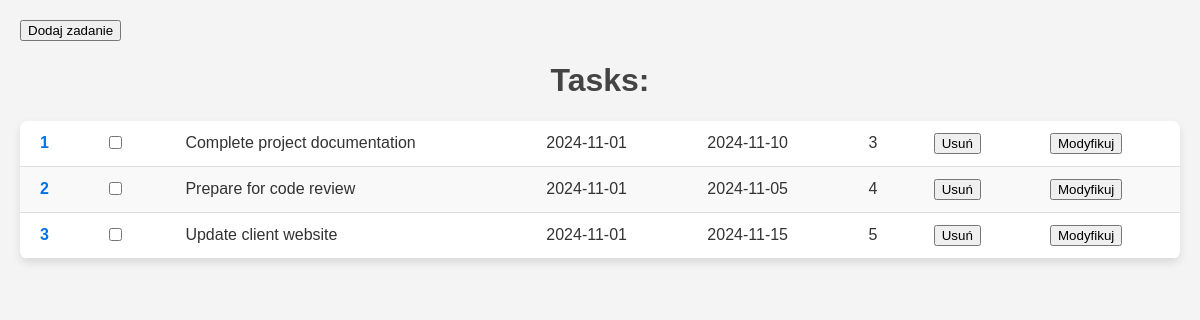
Before: / with the older database file.
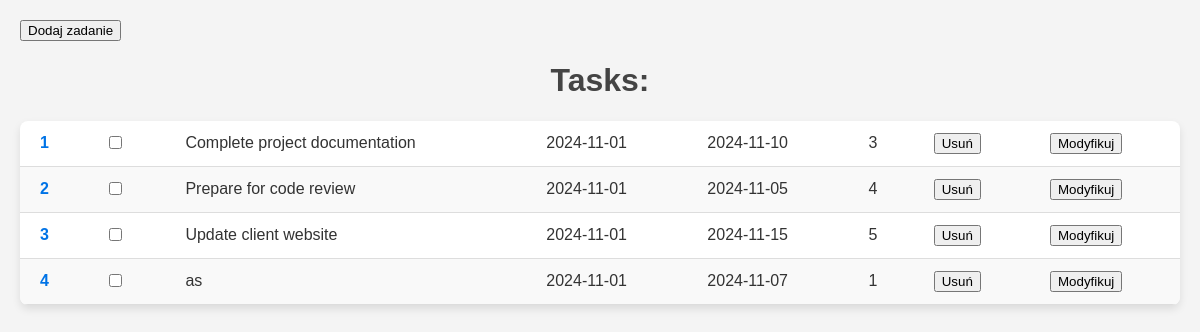
After: the same page with the newer database file.
### tables this page shows
CREATE TABLE tasks (    task_id INTEGER PRIMARY KEY AUTOINCREMENT,    description TEXT NOT NULL,    creation_date DATE DEFAULT (DATE('now')),    deadline_date DATE,    priority INTEGER CHECK(priority BETWEEN 1 AND 5),    completed BOOLEAN DEFAULT 0);

### app/Controllers/taskController.php (called while the page is built, shortened)
<?php
class TaskController {
    private $taskModel;
    public function __construct($model) {
        $this->taskModel = $model;
    }
    public function index() {
        $rows = $this->taskModel->getAllTasks();
        include realpath(__DIR__ . '/../Views/taskView.php');
    }
}
?>

### app/Models/taskModel.php (called while the page is built, shortened)
<?php
class TaskModel {
    private $db;
    public function __construct($db) {
        $this->db = $db;
    }
    public function getAllTasks() {
        $query = "SELECT * FROM tasks";
        $result = $this->db->query($query);
        $allRows = [];
        while ($row = $result->fetchArray(SQLITE3_ASSOC)) {
            $allRows[] = $row;
        }
        return $allRows;
    }
}
?>

### app/Views/taskView.php (the view, shortened to what this page needs)
<form method="post">
    <input type="submit" name="addTaskButton" value="Dodaj zadanie"/>
</form>
<?php $rowNumber = 1 ?>
<h1>Tasks: </h1>
<?php if (!empty($rows)): ?>
    <table>
    <?php foreach($rows as $row): ?>
        <tr>
            <td><?php echo $rowNumber++; ?></td>
            <td><input type="checkbox" name="completed"></td>
            <td><?php echo htmlspecialchars($row['description']); ?></td>
            <td><?php echo htmlspecialchars($row['creation_date']); ?></td>
            <td><?php echo htmlspecialchars($row['deadline_date']); ?></td>
            <td><?php echo htmlspecialchars($row['priority']); ?></td>
            <td>
                <form method="post" action="">
                    <input type="submit" name="deleteTaskButton" value="Usuń">
                </form>
            </td>
            <td>
                <form method="post" action="">
                    <input type="submit" name="updateTaskButton" value="Modyfikuj">
                </form>
            </td>
        </tr>
    <?php endforeach; ?>
    </table>
<?php else: ?>
    <li>Ni ma taskow. :c</li>
<?php endif; ?>

### index.php (shortened to what this page needs)
<!DOCTYPE html>
<html lang="en">
<head>
</head>
<body>
    <?php
        require_once realpath( __DIR__ . '/app/Models/taskModel.php');
        require_once realpath( __DIR__ . '/app/Controllers/taskController.php');
        $db = new SQLite3(DB_PATH);
        $taskModel = new TaskModel($db);
        $taskController = new TaskController($taskModel);
        if (isset($_POST['deleteTaskButton'])) {
            $taskController->deleteTask($_POST['taskId']);
        } elseif (isset($_POST['updateTaskButton']) || isset($_POST['updateData'])) {
            $taskController->updateForm($_POST['taskId']);
        } elseif (isset($_POST['addTaskButton']) || isset($_POST['addData'])) {
            $taskController->addForm();
        } else {
            $taskController->index();
        }
    ?>
</body>
</html>

### index.php (style rules this page uses)
body { font-family: Arial, sans-serif; background-color: #f4f4f4; color: #333; margin: 0; padding: 20px; }
h1 { text-align: center; color: #444; }
table { width: 100%; max-width: 1200px; margin: 20px auto; border-collapse: collapse; background-color: #fff; border-radius: 8px; overflow: hidden; box-shadow: 0 4px 8px rgba(0, 0, 0, 0.1); }
th, td { padding: 12px 20px; text-align: left; border-bottom: 1px solid #ddd; }
tr:nth-child(even) { background-color: #f9f9f9; }
td:first-child { font-weight: bold; color: #0073e6; }

Changed rows visible on the page:
added tasks: description "as", creation_date "2024-11-01", deadline_date "2024-11-07", priority "1"
